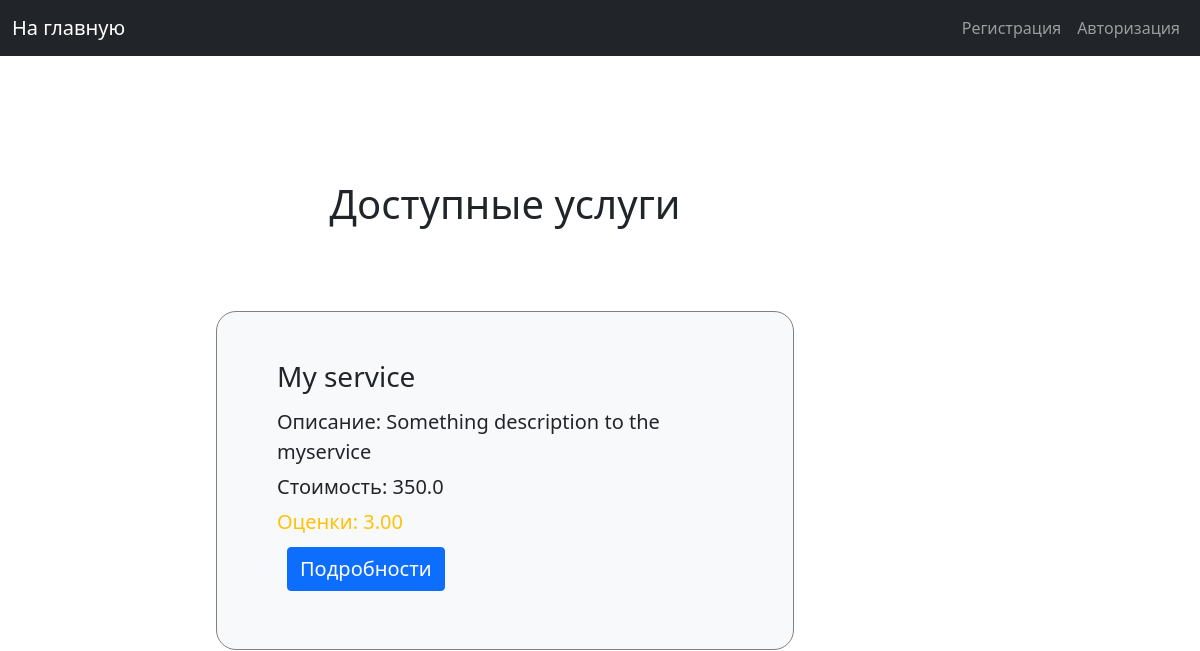
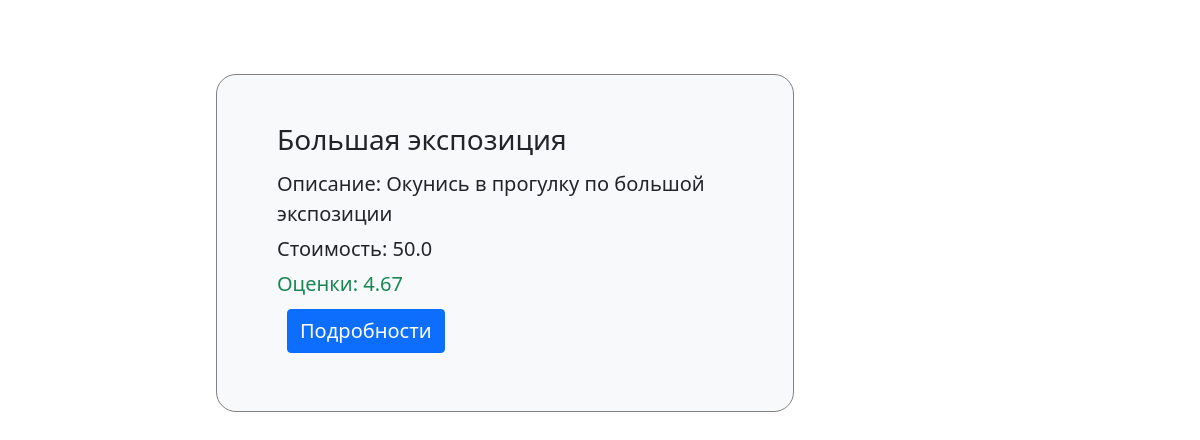
The app's page /, older data (2 pictures, top to bottom).
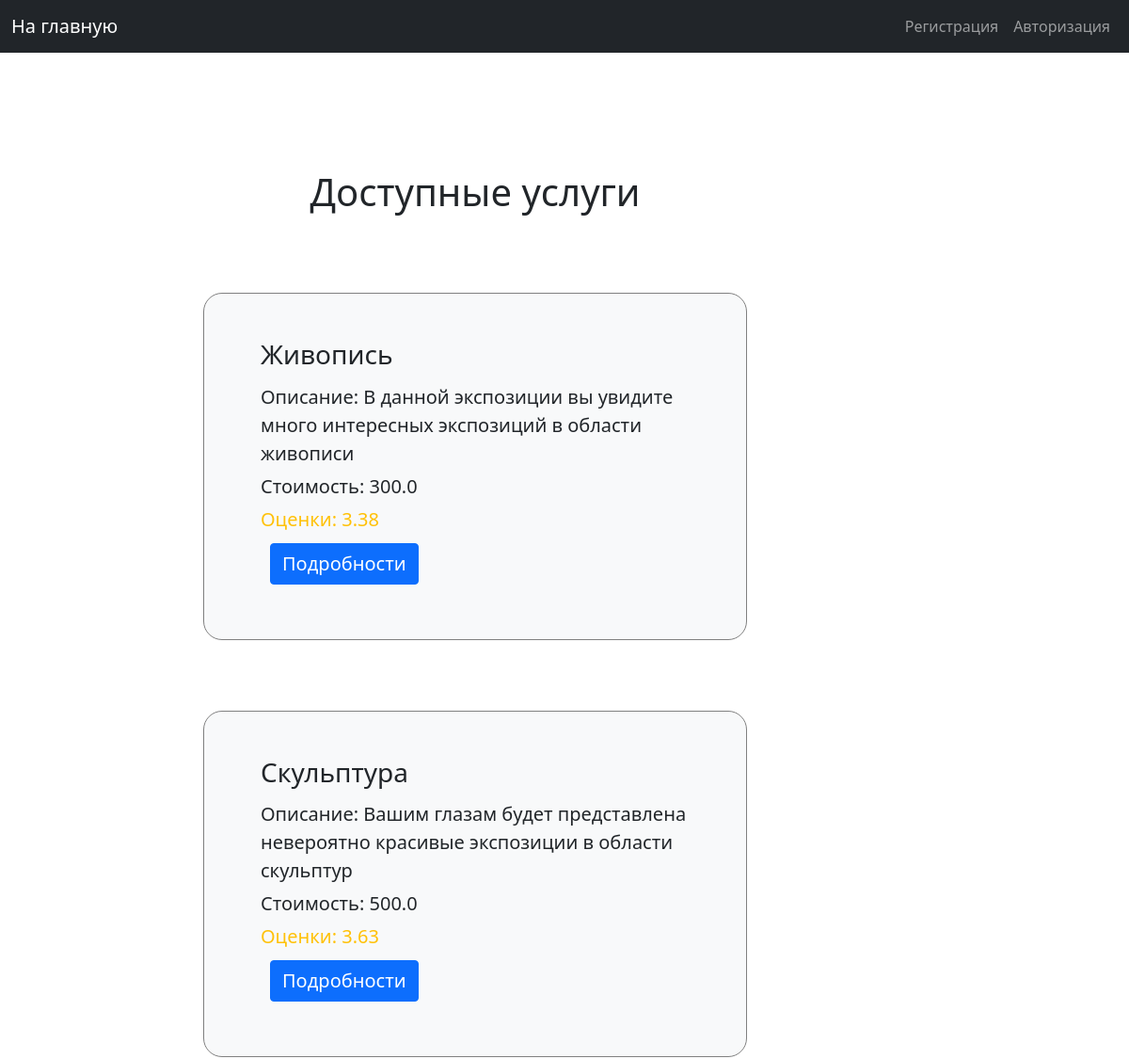
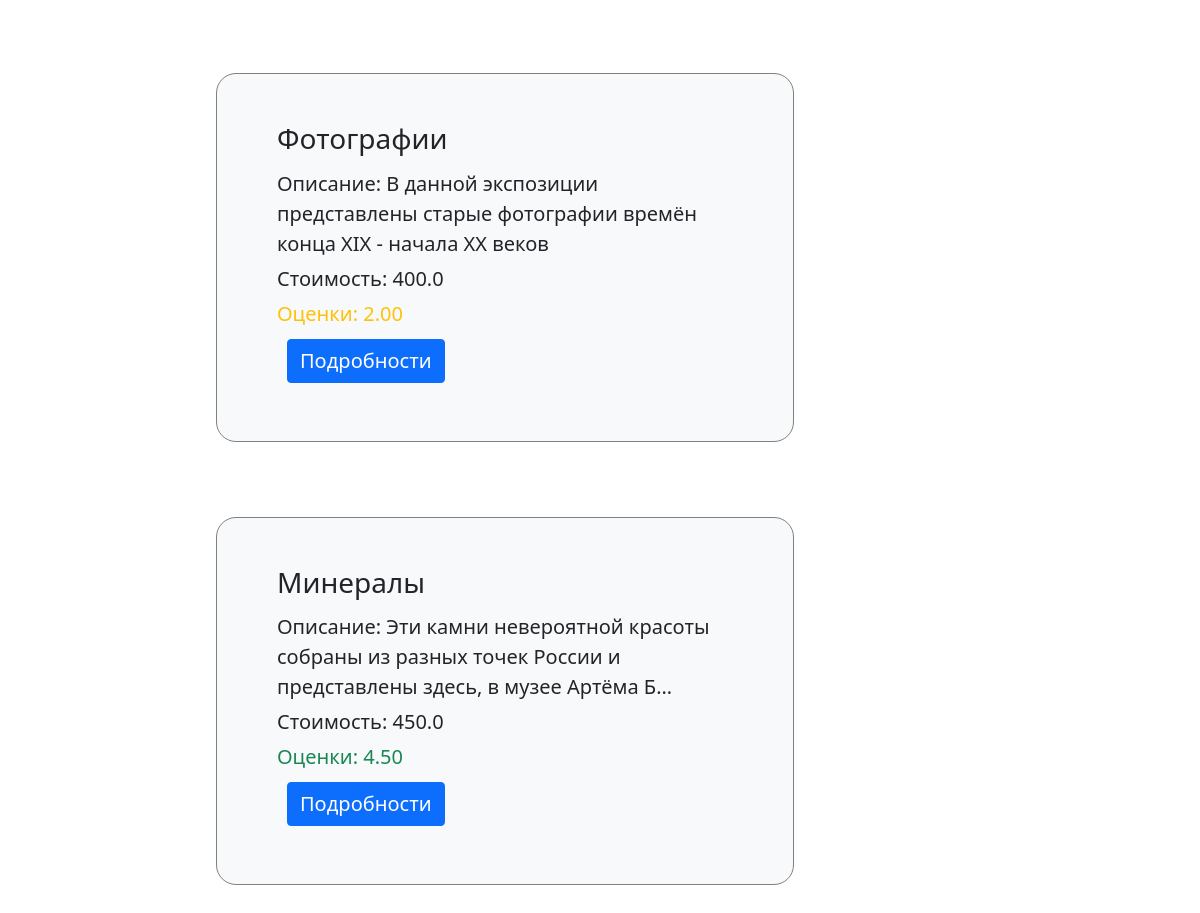
The same page, newer data (2 pictures, top to bottom).
### musem/models.py (models this page shows, shortened)
class Service(models.Model):
    service_id = models.IntegerField(primary_key=True)
    name = models.CharField(max_length=50, default='title')
    description = models.TextField(default='description to service')
    cost = models.FloatField(default=0.0)
    is_activate = models.IntegerField(default=1)
    class Meta:
        verbose_name = "Service"
        verbose_name_plural = "Service in this museum"

### musem/views.py (the view)
# urls.py: path('', my_first_view, name="main_page"),
def my_first_view(request):
    table = Service.objects.raw(
        raw_query="SELECT ms.service_id, ms.name, ms.description, ms.cost, (SELECT AVG(mark) FROM musem_rating mr "
                  "WHERE mr.service_id=ms.service_id AND mr.is_activate = 1) as rating "
                  "FROM musem_service ms WHERE is_activate = 1"
    )
    return render(request, 'client_pages/main_page.html', {
        'title_page': "Добро пожаловать, ",
        'hide_nav_bar': 0,
        'table': table,
        'is_description': 0,
        'is_administrative_zone': 0
    })

### templates/client_pages/main_page.html (shortened to what this page needs)
{% extends 'include/base.html' %}
{% load static %}
{% block content %}
    <div class="container">
        <div class="row">
            <div><h2 class="title">Доступные услуги</h2></div>
            <div class="col-12">
                {% for service in table %}
                    {% include 'client_pages/../include/museum_service.html' %}
                {% endfor %}
            </div>
        </div>
    </div>
{% endblock content %}

### templates/include/base.html (shortened to what this page needs)
{% load static %}
<html lang="en">
    <head>
        <link href="https://cdn.jsdelivr.net/npm/bootstrap@5.1.3/dist/css/bootstrap.min.css" rel="stylesheet">
        <link href="{% static 'css/my_styles.css' %}" rel="stylesheet">
    </head>
    <body>
        {% if hide_nav_bar == 0 %}
            {% include "include/navbar.html" %}
        {% endif %}
        <div class="container">
          <div class="row">
            <div class="col-10">
                {% block content %}
                {% endblock content %}
            </div>
          </div>
        </div>
    </body>
</html>

### templates/include/navbar.html (shortened to what this page needs)
<nav class="navbar navbar-expand-md navbar-dark bg-dark mb-4">
    <div class="container-fluid">
        {% if is_administrative_zone %}
            <a class="navbar-brand" href="{% url "main_page_admin" %}">На главную</a>
        {% else %}
            <a class="navbar-brand" href="{% url "main_page" %}">На главную</a>
        {% endif %}
        <div class="pull-right">
            <ul class="navbar-nav me-auto mb-2 mb-md-0">
                {% if request.user.is_authenticated %}
                    <li class="nav-item">
                        <a class="nav-link" href="{% url 'user_data' %}" tabindex="-1">{{ request.user.first_name }}</a>
                    </li>
                    <li class="nav-item">
                        {% if request.user.is_superuser == 0 %}
                            <a class="nav-link"
                               href="{% url 'client_list_visits' %}" tabindex="-1">Мои посещения</a>
                        {% endif %}
                    </li>
                    <li class="nav-item">
                        <a class="nav-link" href="{% url 'user_settings' %}" tabindex="-1">Личные данные</a>
                    </li>
                    <li class="nav-item">
                        <a class="nav-link" href="{% url 'logout' %}" tabindex="-1">Выход</a>
                    </li>
                {% else %}
                    <li class="nav-item">
                        <a class="nav-link" href="{% url 'register' %}"
                           tabindex="-1">Регистрация</a>
                    </li>
                    <li class="nav-item">
                        <a class="nav-link" href="{% url 'login' %}" tabindex="-1">Авторизация</a>
                    </li>
                {% endif %}
            </ul>
        </div>
    </div>
</nav>

### templates/include/museum_service.html (shortened to what this page needs)
{% load static %}
<div class="bg-light p-5 row service">
    <h3>{{ service.name }}</h3>
    {% if is_description %}
        <div class="text_to_list_services">Описание: {{ service.description }}</div>
    {% else %}
        <div class="text_to_list_services">Описание: {{ service.description|truncatechars:100 }}</div>
    {% endif %}
    <div class="text_to_list_services">Стоимость: {{ service.cost }}</div>
    {% if service.rating == None %}
        <div class="text_to_list_services">Оценки: --</div>
    {% else %}
        {% if service.rating >= 4 %}
            <div class="text-success text_to_list_services">Оценки: {{ service.rating|floatformat:2 }}</div>
        {% elif service.rating >= 2 %}
            <div class="text-warning text_to_list_services">Оценки: {{ service.rating|floatformat:2 }}</div>
        {% else %}
            <div class="text-danger text_to_list_services">Оценки: {{ service.rating|floatformat:2 }}</div>
        {% endif %}
    {% endif %}
    {% if is_description == 0 %}
        <div>
            <a class="btn btn-primary text_button"
                href="{% url 'client_service_description' service_id=service.service_id type_sort='negative' %}">Подробности</a>
        </div>
    {% endif %}
</div>

### static/css/my_styles.css (style rules this page uses)
.title { font-size: 40px; text-align: center; }
.text_button { font-size: 20px; margin: 10px; }
.service { border: 1px gray solid; border-radius: 20px; margin: 75px 150px 75px 150px; }
.text_to_list_services { font-size: 20px; padding-top: 5px; }

Row changes from the older to the newer data that the page shows:
removed Service: name "My service", description "Something description to the myservice", cost "350.0", rating "3.00"
removed Service: name "Большая экспозиция", description "Окунись в прогулку по большой экспозиции", cost "50.0", rating "4.67"
added Service: name "Живопись", description "В данной экспозиции вы увидите много интересных экспозиций в области живописи", cost "300.0", rating "3.38"
added Service: name "Скульптура", description "Вашим глазам будет представлена невероятно красивые экспозиции в области скульптур", cost "500.0", rating "3.63"
added Service: name "Фотографии", description "В данной экспозиции представлены старые фотографии времён конца XIX - начала XX веков", cost "400.0", rating "2.00"
added Service: name "Минералы", description "Эти камни невероятной красоты собраны из разных точек России и представлены здесь, в музее Артёма Б…", cost "450.0", rating "4.50"
